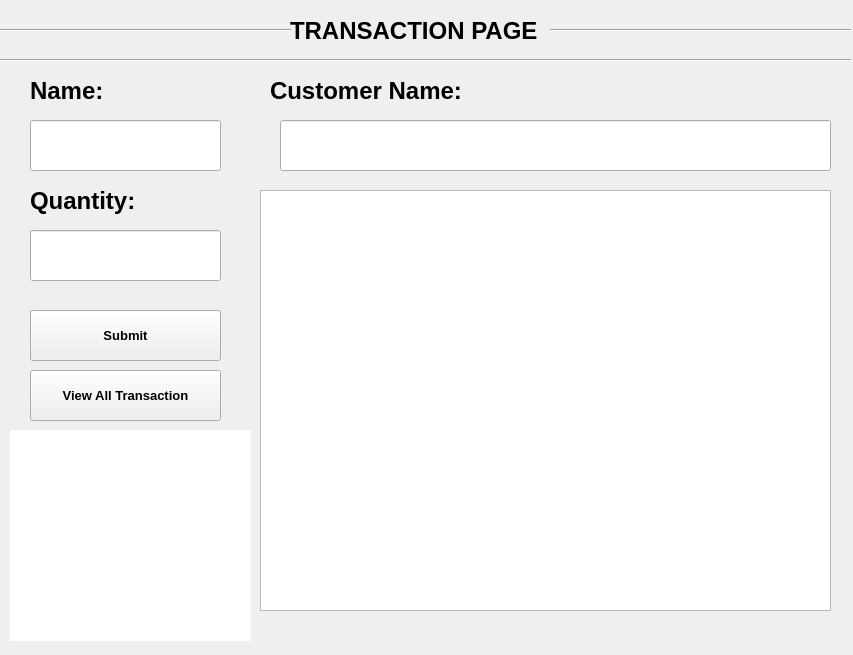
<?xml version="1.0" encoding="UTF-8"?>
<ui version="4.0">
 <class>Transacrwin</class>
 <widget class="QMainWindow" name="Transacrwin">
  <property name="geometry">
   <rect>
    <x>0</x>
    <y>0</y>
    <width>853</width>
    <height>655</height>
   </rect>
  </property>
  <property name="sizePolicy">
   <sizepolicy hsizetype="Fixed" vsizetype="Fixed">
    <horstretch>0</horstretch>
    <verstretch>0</verstretch>
   </sizepolicy>
  </property>
  <property name="minimumSize">
   <size>
    <width>853</width>
    <height>655</height>
   </size>
  </property>
  <property name="maximumSize">
   <size>
    <width>853</width>
    <height>655</height>
   </size>
  </property>
  <property name="sizeIncrement">
   <size>
    <width>853</width>
    <height>655</height>
   </size>
  </property>
  <property name="baseSize">
   <size>
    <width>853</width>
    <height>655</height>
   </size>
  </property>
  <property name="windowTitle">
   <string>Transaction</string>
  </property>
  <widget class="QWidget" name="centralwidget">
   <widget class="QTableWidget" name="MAIN_TABLE">
    <property name="geometry">
     <rect>
      <x>260</x>
      <y>190</y>
      <width>571</width>
      <height>421</height>
     </rect>
    </property>
   </widget>
   <widget class="QPushButton" name="SUBMIT">
    <property name="geometry">
     <rect>
      <x>30</x>
      <y>310</y>
      <width>191</width>
      <height>51</height>
     </rect>
    </property>
    <property name="font">
     <font>
      <pointsize>10</pointsize>
      <weight>75</weight>
      <bold>true</bold>
     </font>
    </property>
    <property name="text">
     <string>Submit</string>
    </property>
   </widget>
   <widget class="QLineEdit" name="NAME_LE">
    <property name="geometry">
     <rect>
      <x>30</x>
      <y>120</y>
      <width>191</width>
      <height>51</height>
     </rect>
    </property>
    <property name="text">
     <string/>
    </property>
   </widget>
   <widget class="QLineEdit" name="QTY_LE">
    <property name="geometry">
     <rect>
      <x>30</x>
      <y>230</y>
      <width>191</width>
      <height>51</height>
     </rect>
    </property>
   </widget>
   <widget class="QLabel" name="NAME_LABEL">
    <property name="geometry">
     <rect>
      <x>30</x>
      <y>70</y>
      <width>191</width>
      <height>41</height>
     </rect>
    </property>
    <property name="font">
     <font>
      <family>MS Shell Dlg 2</family>
      <pointsize>18</pointsize>
      <weight>75</weight>
      <bold>true</bold>
     </font>
    </property>
    <property name="text">
     <string>Name:</string>
    </property>
    <property name="alignment">
     <set>Qt::AlignLeading|Qt::AlignLeft|Qt::AlignVCenter</set>
    </property>
   </widget>
   <widget class="QLabel" name="QTY_LABEL">
    <property name="geometry">
     <rect>
      <x>30</x>
      <y>180</y>
      <width>191</width>
      <height>41</height>
     </rect>
    </property>
    <property name="font">
     <font>
      <family>MS Shell Dlg 2</family>
      <pointsize>18</pointsize>
      <weight>75</weight>
      <bold>true</bold>
     </font>
    </property>
    <property name="text">
     <string>Quantity:</string>
    </property>
    <property name="alignment">
     <set>Qt::AlignLeading|Qt::AlignLeft|Qt::AlignVCenter</set>
    </property>
   </widget>
   <widget class="QLabel" name="RECEIPT_LABEL">
    <property name="geometry">
     <rect>
      <x>10</x>
      <y>430</y>
      <width>241</width>
      <height>211</height>
     </rect>
    </property>
    <property name="styleSheet">
     <string notr="true">background-color: rgb(255, 255, 255);</string>
    </property>
    <property name="text">
     <string/>
    </property>
   </widget>
   <widget class="Line" name="BOR_LINE1">
    <property name="geometry">
     <rect>
      <x>0</x>
      <y>50</y>
      <width>851</width>
      <height>20</height>
     </rect>
    </property>
    <property name="styleSheet">
     <string notr="true">color: rgb(0, 0, 0);</string>
    </property>
    <property name="orientation">
     <enum>Qt::Horizontal</enum>
    </property>
   </widget>
   <widget class="QLabel" name="TRANSACTIONPAGE">
    <property name="geometry">
     <rect>
      <x>290</x>
      <y>10</y>
      <width>321</width>
      <height>41</height>
     </rect>
    </property>
    <property name="font">
     <font>
      <family>MS Shell Dlg 2</family>
      <pointsize>18</pointsize>
      <weight>75</weight>
      <bold>true</bold>
     </font>
    </property>
    <property name="text">
     <string>TRANSACTION PAGE</string>
    </property>
    <property name="alignment">
     <set>Qt::AlignLeading|Qt::AlignLeft|Qt::AlignVCenter</set>
    </property>
   </widget>
   <widget class="Line" name="BOR_LINE2">
    <property name="geometry">
     <rect>
      <x>0</x>
      <y>20</y>
      <width>291</width>
      <height>20</height>
     </rect>
    </property>
    <property name="styleSheet">
     <string notr="true">color: rgb(0, 0, 0);</string>
    </property>
    <property name="orientation">
     <enum>Qt::Horizontal</enum>
    </property>
   </widget>
   <widget class="Line" name="BOR_LINE3">
    <property name="geometry">
     <rect>
      <x>550</x>
      <y>20</y>
      <width>301</width>
      <height>20</height>
     </rect>
    </property>
    <property name="styleSheet">
     <string notr="true">color: qconicalgradient(cx:0.5, cy:0.5, angle:0, stop:0 rgba(255, 255, 255, 255), stop:0.373979 rgba(255, 255, 255, 255), stop:0.373991 rgba(33, 30, 255, 255), stop:0.624018 rgba(33, 30, 255, 255), stop:0.624043 rgba(255, 0, 0, 255), stop:1 rgba(255, 0, 0, 255));</string>
    </property>
    <property name="orientation">
     <enum>Qt::Horizontal</enum>
    </property>
   </widget>
   <widget class="QPushButton" name="viewtrans">
    <property name="geometry">
     <rect>
      <x>30</x>
      <y>370</y>
      <width>191</width>
      <height>51</height>
     </rect>
    </property>
    <property name="font">
     <font>
      <pointsize>10</pointsize>
      <weight>75</weight>
      <bold>true</bold>
     </font>
    </property>
    <property name="text">
     <string>View All Transaction</string>
    </property>
   </widget>
   <widget class="QLabel" name="NAME_LABEL_2">
    <property name="geometry">
     <rect>
      <x>270</x>
      <y>70</y>
      <width>211</width>
      <height>41</height>
     </rect>
    </property>
    <property name="font">
     <font>
      <family>MS Shell Dlg 2</family>
      <pointsize>18</pointsize>
      <weight>75</weight>
      <bold>true</bold>
     </font>
    </property>
    <property name="text">
     <string>Customer Name:</string>
    </property>
    <property name="alignment">
     <set>Qt::AlignLeading|Qt::AlignLeft|Qt::AlignVCenter</set>
    </property>
   </widget>
   <widget class="QLineEdit" name="Customer_name">
    <property name="geometry">
     <rect>
      <x>280</x>
      <y>120</y>
      <width>551</width>
      <height>51</height>
     </rect>
    </property>
    <property name="text">
     <string/>
    </property>
   </widget>
  </widget>
 </widget>
 <resources/>
 <connections/>
</ui>
